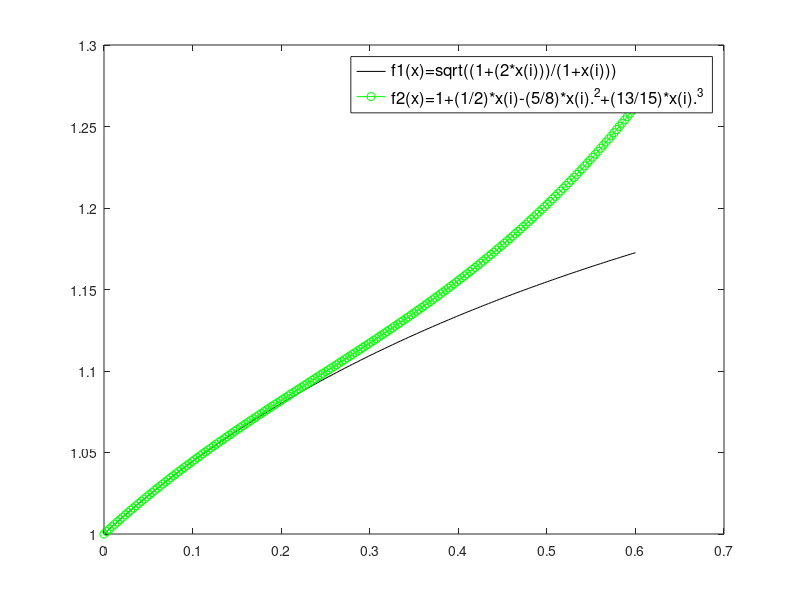

Write the MATLAB code that produced this figure.
%
%This is to plot the functions( below), on one graph.
%f1(i)=sqrt((1+(2*x(i)))/(1+x(i)));  
%f2(i)=1+(1/2)*x(i)-(5/8)*x(i).^2+(13/15)*x(i).^3;
%
%CLEARING
%clears all the previous data
%clears all previously made functions

clear;  
clf;    

% DECLARATIONS
%create an array from 0-200 of zeros to populate, for x ,f1, and f2

n=200;
x=zeros(1,n);           
f1=zeros(1,n);          
f2=zeros(1,n);          
dx=.6/(n-1);

% EQUATIONS 
%Populate the arrays with points for the the functions to use
%declares the equations for f1 & f2

for i=1:n,
    x(i)=0+(i-1)*dx;
    f1(i)=sqrt((1+(2*x(i)))/(1+x(i))); 
    f2(i)=1+(1/2)*x(i)-(5/8)*x(i).^2+(13/15)*x(i).^3;   
end

% FUNCTIONS
%Plot the graphs using "hold all"
%setup the legand 

plot(x,f1,'k')
hold all
plot(x,f2,'g-o')
hold off
h1=legend('f1(x)=sqrt((1+(2*x(i)))/(1+x(i)))','f2(x)=1+(1/2)*x(i)-(5/8)*x(i).^2+(13/15)*x(i).^3');
set(h1,'fontsize',12)
%
